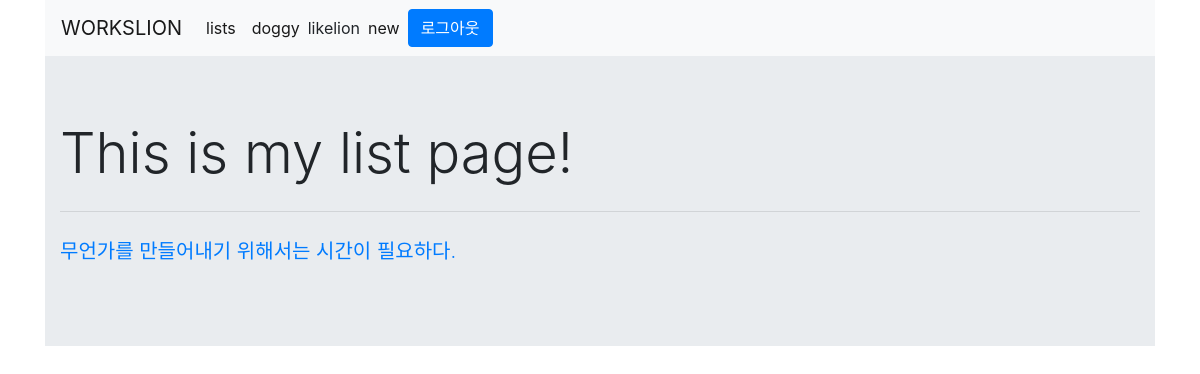
The app's page /post/lists/ (signed in), older data.
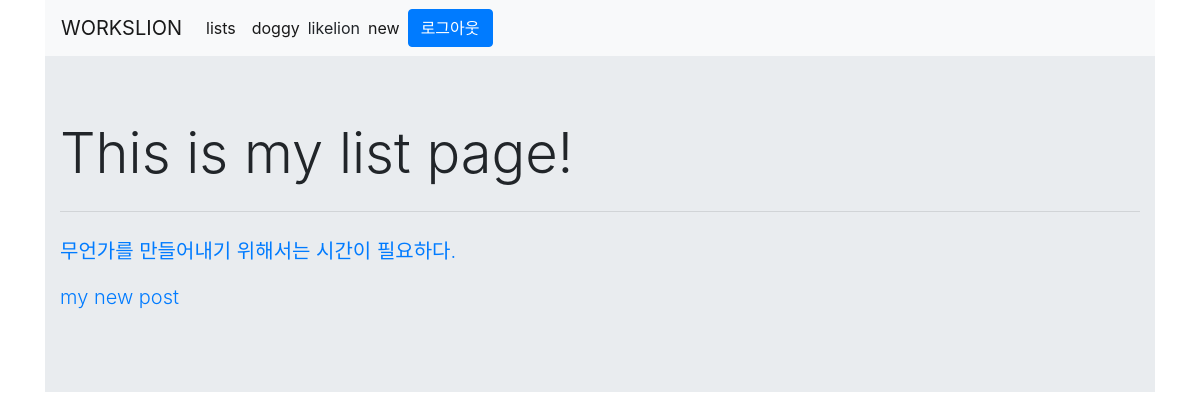
The same page, newer data.
### post/models.py (models this page shows, shortened)
class Post(models.Model):
    title = models.CharField(max_length=100)
    content = models.TextField()
    post_active = models.BooleanField(default=False)
    created_at = models.DateTimeField(auto_now_add=True)
    liked_users = models.ManyToManyField(User, related_name='liked_posts')
    post_image = models.ImageField(upload_to='post', null=True)

### post/views.py (the view)
# urls.py: path('lists/', views.lists, name='lists'),
def lists(request):
    post = Post.objects.all()
    context = {
        'post': post
    }
    return render(request, 'lists.html', context)

### post/templates/lists.html
{% extends "base.html" %}
{% block content %}
<div class="jumbotron jumbotron-fluid">
    <div class="container">
        <h1 class="display-4">This is my list page!</h1>
        <hr class="my-4">
        {% for post in post %}
            {% if post.post_active == True %}
            <a href="{% url 'post:detail' post.id %}"><p class="lead">{{ post.title }}</p></a>
            {% endif%}
        {% endfor %}
    </div>
</div>
{% endblock %}

Row changes from the older to the newer data that the page shows:
added Post: title "my new post"
